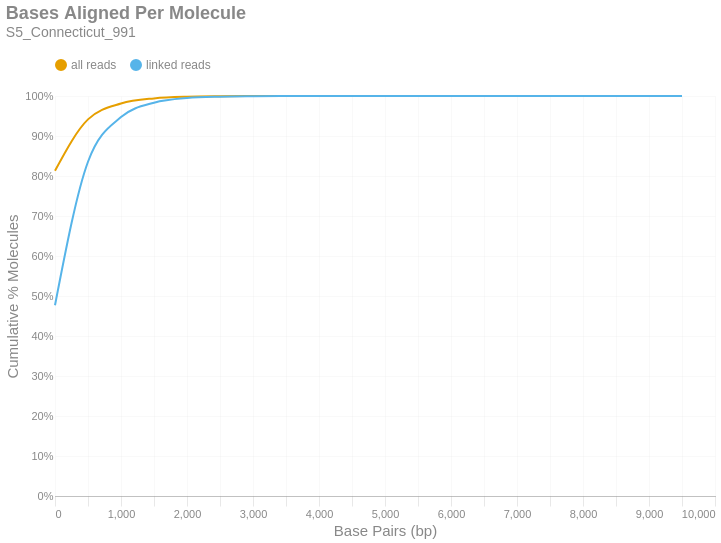

Write notebook code for a chart like this one.
### Markdown cell above
### Bases Aligned Per Molecule
This is a cumulative frequency distribution showing the number of base pairs aligned per unique molecule. These data are shown in 500 bp bins. There are two distributions: one with `all reads` (yellow) and another with only `linked reads` (blue). The percent of molecules in the `linked reads` distribution is relative to the total number of linked molecules.

### Code cell
if SKIPLR:
    print_html(f"Skipped")
else:
    binned_df = consolidated_hist(valids['aligned_bp'], mask, 500, True)
    with SafeRender(binned_df):
        (
            density_plot(binned_df, 'Bases Aligned Per Molecule', samplename, 'basesper')
            .encode(
                x=alt.X('bin:Q', title="Base Pairs (bp)").axis(tickMinStep=500).scale(padding=0),
                y=alt.Y('value:Q', title='Cumulative % Molecules')
                    .axis(format='%')
                    .scale(domain = [0,1])
                    .stack(False),
                color=alt.Color("key:N").scale(domain = ["all reads", "linked reads"]),
                tooltip = [
                    alt.Tooltip("key:N", title = "Data Type"),
                    alt.Tooltip("range_label:N", title="Bases Aligned Per Molecule"),
                    alt.Tooltip("value:Q", format = ".2%", title="% Molecules (Cum.)")
                ]
            )
        ).display()

### Figure 1 — Vega-Lite specification as saved in the notebook (floating-point values rounded to 4 significant figures)
{"width": "container", "height": 400, "config": {"title": {"anchor": "start", "dy": -15, "fontSize": 18, "color": "#888888", "subtitleColor": "#888888", "subtitleFontSize": 14}, "arc": {"fill": "#0072B2"}, "axis": {"domainColor": "#888888", "domainWidth": 0.5, "gridWidth": 0.2, "grid": false, "titleFontWeight": 400, "titleFontSize": 15, "labelFontSize": 11, "labelColor": "#888888", "tickColor": "#888888", "tickWidth": 0.2, "titleColor": "#888888"}, "axisBand": {"grid": false}, "axisX": {"grid": true, "tickSize": 10, "domainCap": "round"}, "axisY": {"domain": false, "grid": true, "tickSize": 0, "domainCap": "round"}, "background": "transparent", "header": {"labelFontSize": 15, "labelColor": "#888888", "titleFontSize": 15, "titleFontWeight": 600, "titleColor": "#888888"}, "legend": {"labelFont": "sans-serif", "labelFontSize": 12, "labelColor": "#888888", "symbolSize": 100, "symbolType": "circle", "titleFontSize": 12, "titlePadding": 10, "titleColor": "#888888", "title": null, "orient": "top"}, "range": {"category": ["#E69F00", "#56B4E9", "#009E73", "#F0E442", "#0072B2", "#D55E00", "#CC79A7", "#000000"], "diverging": ["#cfe8f3", "#a2d4ec", "#73bfe2", "#46abdb", "#1696d2", "#12719e"]}, "area": {"fill": "#0072B2", "fillOpacity": 0.7, "line": true, "strokeOpacity": 0.7}, "line": {"color": "#0072B2", "stroke": "#0072B2", "strokeWidth": 2}, "trail": {"color": "#0072B2", "stroke": "#0072B2", "strokeWidth": 0, "size": 1}, "point": {"filled": true, "fillOpacity": 1.0, "size": 95}, "text": {"color": "#888888", "fontSize": 11, "align": "right", "fontWeight": 400, "size": 11}, "bar": {"fill": "#0072B2", "stroke": null}, "view": {"stroke": null, "continuousWidth": 660, "continuousHeight": 400}}, "data": {"name": "data-112ac908d5b73cb1758811baedefcd78"}, "mark": {"type": "line", "interpolate": "monotone", "point": {"opacity": 0, "size": 275}}, "encoding": {"color": {"field": "key", "scale": {"domain": ["all reads", "linked reads"]}, "type": "nominal"}, "tooltip": [{"field": "key", "title": "Data Type", "type": "nominal"}, {"field": "range_label", "title": "Bases Aligned Per Molecule", "type": "nominal"}, {"field": "value", "format": ".2%", "title": "% Molecules (Cum.)", "type": "quantitative"}], "x": {"axis": {"tickMinStep": 500}, "field": "bin", "scale": {"padding": 0}, "title": "Base Pairs (bp)", "type": "quantitative"}, "y": {"axis": {"format": "%"}, "field": "value", "scale": {"domain": [0, 1]}, "stack": false, "title": "Cumulative % Molecules", "type": "quantitative"}}, "params": [{"name": "param_c36ac31b6afebe62", "select": {"type": "point", "fields": ["key"]}, "bind": "legend"}], "title": {"text": "Bases Aligned Per Molecule", "subtitle": "S5_Connecticut_991"}, "transform": [{"fold": ["all reads (cumsum)", "linked reads (cumsum)"]}, {"calculate": "replace(datum.key, ' (cumsum)', '')", "as": "key"}, {"filter": {"param": "param_c36ac31b6afebe62"}}], "usermeta": {"embedOptions": {"downloadFileName": "S5_Connecticut_991.basesper"}}, "$schema": "https://vega.github.io/schema/vega-lite/v6.1.0.json", "datasets": {"data-112ac908d5b73cb1758811baedefcd78": [{"bin": "0.0", "interval": "0.0-500.0", "all reads": 0.8132, "linked reads": 0.4768, "all reads (cumsum)": 0.8132, "linked reads (cumsum)": 0.4768, "range_label": "0-499"}, {"bin": "500.0", "interval": "500.0-1000.0", "all reads": 0.1283, "linked reads": 0.3589, "all reads (cumsum)": 0.9415, "linked reads (cumsum)": 0.8357, "range_label": "500-999"}, {"bin": "1000.0", "interval": "1000.0-1500.0", "all reads": 0.03972, "linked reads": 0.1115, "all reads (cumsum)": 0.9812, "linked reads (cumsum)": 0.9472, "range_label": "1000-1499"}, {"bin": "1500.0", "interval": "1500.0-2000.0", "all reads": 0.01281, "linked reads": 0.03597, "all reads (cumsum)": 0.994, "linked reads (cumsum)": 0.9832, "range_label": "1500-1999"}, {"bin": "2000.0", "interval": "2000.0-2500.0", "all reads": 0.004137, "linked reads": 0.01162, "all reads (cumsum)": 0.9982, "linked reads (cumsum)": 0.9948, "range_label": "2000-2499"}, {"bin": "2500.0", "interval": "2500.0-3000.0", "all reads": 0.00121, "linked reads": 0.003398, "all reads (cumsum)": 0.9994, "linked reads (cumsum)": 0.9982, "range_label": "2500-2999"}, {"bin": "3000.0", "interval": "3000.0-3500.0", "all reads": 0.0004033, "linked reads": 0.001133, "all reads (cumsum)": 0.9998, "linked reads (cumsum)": 0.9993, "range_label": "3000-3499"}, {"bin": "3500.0", "interval": "3500.0-4000.0", "all reads": 0.0001472, "linked reads": 0.0004135, "all reads (cumsum)": 0.9999, "linked reads (cumsum)": 0.9998, "range_label": "3500-3999"}, {"bin": "4000.0", "interval": "4000.0-4500.0", "all reads": 5.378e-05, "linked reads": 0.000151, "all reads (cumsum)": 1.0, "linked reads (cumsum)": 0.9999, "range_label": "4000-4499"}, {"bin": "4500.0", "interval": "4500.0-5000.0", "all reads": 1.92e-05, "linked reads": 5.391e-05, "all reads (cumsum)": 1.0, "linked reads (cumsum)": 1.0, "range_label": "4500-4999"}, {"bin": "5000.0", "interval": "5000.0-5500.0", "all reads": 9.836e-06, "linked reads": 2.762e-05, "all reads (cumsum)": 1.0, "linked reads (cumsum)": 1.0, "range_label": "5000-5499"}, {"bin": "5500.0", "interval": "5500.0-6000.0", "all reads": 3.332e-06, "linked reads": 9.356e-06, "all reads (cumsum)": 1.0, "linked reads (cumsum)": 1.0, "range_label": "5500-5999"}, {"bin": "6000.0", "interval": "6000.0-6500.0", "all reads": 1.111e-06, "linked reads": 3.119e-06, "all reads (cumsum)": 1.0, "linked reads (cumsum)": 1.0, "range_label": "6000-6499"}, {"bin": "6500.0", "interval": "6500.0-7000.0", "all reads": 4.759e-07, "linked reads": 1.337e-06, "all reads (cumsum)": 1.0, "linked reads (cumsum)": 1.0, "range_label": "6500-6999"}, {"bin": "7000.0", "interval": "7000.0-7500.0", "all reads": 0.0, "linked reads": 0.0, "all reads (cumsum)": 1.0, "linked reads (cumsum)": 1.0, "range_label": "7000-7499"}, {"bin": "7500.0", "interval": "7500.0-8000.0", "all reads": 0.0, "linked reads": 0.0, "all reads (cumsum)": 1.0, "linked reads (cumsum)": 1.0, "range_label": "7500-7999"}, {"bin": "8000.0", "interval": "8000.0-8500.0", "all reads": 1.586e-07, "linked reads": 4.455e-07, "all reads (cumsum)": 1.0, "linked reads (cumsum)": 1.0, "range_label": "8000-8499"}, {"bin": "8500.0", "interval": "8500.0-9000.0", "all reads": 0.0, "linked reads": 0.0, "all reads (cumsum)": 1.0, "linked reads (cumsum)": 1.0, "range_label": "8500-8999"}, {"bin": "9000.0", "interval": "9000.0-9500.0", "all reads": 0.0, "linked reads": 0.0, "all reads (cumsum)": 1.0, "linked reads (cumsum)": 1.0, "range_label": "9000-9499"}, {"bin": "9500.0", "interval": "9500.0-10000.0", "all reads": 1.586e-07, "linked reads": 4.455e-07, "all reads (cumsum)": 1.0, "linked reads (cumsum)": 1.0, "range_label": "9500-9999"}]}}
